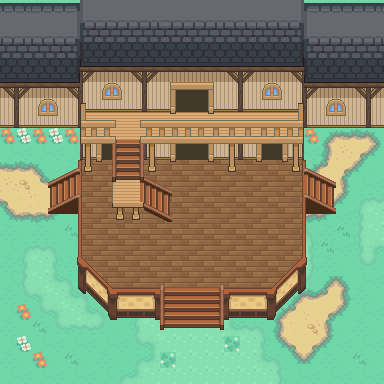

Tiled map render using the project's own tile images. Description and the map definition, with tile-layer contents summarised, below:
An orthogonal 24x24 tile map with 16x16 px tiles, 18 tile layers (backstage, ground, path, stage base, ...), 2 tilesets and 16 objects (3x up stage left enter, 2x up stage left exit, 2x stage right door, left stairs down, left stairs up, ...).

<map version="1.2" tiledversion="1.2.4" orientation="orthogonal" renderorder="left-down" width="24" height="24" tilewidth="16" tileheight="16" infinite="0" nextlayerid="29" nextobjectid="22">
 <tileset firstgid="1" name="tileset 003" tilewidth="16" tileheight="16" tilecount="2560" columns="16">
  <image source="tileset 003.png" width="256" height="2560" />
 </tileset>
 <tileset firstgid="2561" name="tileset 003" tilewidth="16" tileheight="16" tilecount="2560" columns="16">
  <image source="tileset 003.png" width="256" height="2560" />
 </tileset>
 <layer id="25" name="backstage" width="24" height="24">
  <properties>
   <property name="zIndex" type="int" value="0" />
  </properties>
  <data>[576 cells, 0 non-empty, 0 distinct tile ids]</data>
 </layer>
 <group id="18" name="base layers">
  <layer id="11" name="ground" width="24" height="24">
   <data>[576 cells, 573 non-empty, 4 distinct tile ids]</data>
  </layer>
  <layer id="2" name="path" width="24" height="24">
   <data>[576 cells, 266 non-empty, 43 distinct tile ids]</data>
  </layer>
  <layer id="3" name="stage base" width="24" height="24">
   <data>[576 cells, 74 non-empty, 44 distinct tile ids]</data>
  </layer>
  <layer id="7" name="side stairs" width="24" height="24">
   <data>[576 cells, 24 non-empty, 24 distinct tile ids]</data>
  </layer>
  <layer id="5" name="walls" width="24" height="24">
   <data>[576 cells, 114 non-empty, 9 distinct tile ids]</data>
  </layer>
  <layer id="6" name="lower doors" width="24" height="24">
   <data>[576 cells, 32 non-empty, 17 distinct tile ids]</data>
  </layer>
 </group>
 <layer id="21" name="up stage left" width="24" height="24">
  <properties>
   <property name="zIndex" type="int" value="1" />
  </properties>
  <data>[576 cells, 0 non-empty, 0 distinct tile ids]</data>
 </layer>
 <group id="22" name="landing layers">
  <layer id="15" name="landing" width="24" height="24">
   <data>[576 cells, 6 non-empty, 5 distinct tile ids]</data>
  </layer>
  <layer id="16" name="landing stairs" width="24" height="24">
   <data>[576 cells, 9 non-empty, 9 distinct tile ids]</data>
  </layer>
  <layer id="27" name="balcony stairs 1" width="24" height="24">
   <data>[576 cells, 6 non-empty, 4 distinct tile ids]</data>
  </layer>
 </group>
 <layer id="28" name="main stage" width="24" height="24">
  <properties>
   <property name="zIndex" type="int" value="2" />
  </properties>
  <data>[576 cells, 0 non-empty, 0 distinct tile ids]</data>
 </layer>
 <group id="26" name="balcony layers">
  <layer id="8" name="balcony floor" width="24" height="24">
   <data>[576 cells, 28 non-empty, 6 distinct tile ids]</data>
  </layer>
  <layer id="12" name="balcony stairs 2" width="24" height="24">
   <data>[576 cells, 2 non-empty, 2 distinct tile ids]</data>
  </layer>
  <layer id="9" name="upper doors" width="24" height="24">
   <data>[576 cells, 20 non-empty, 13 distinct tile ids]</data>
  </layer>
 </group>
 <layer id="23" name="balcony" width="24" height="24">
  <properties>
   <property name="zIndex" type="int" value="3" />
  </properties>
  <data>[576 cells, 0 non-empty, 0 distinct tile ids]</data>
 </layer>
 <group id="19" name="overlay layers">
  <layer id="10" name="balcony railing" width="24" height="24">
   <data>[576 cells, 34 non-empty, 28 distinct tile ids]</data>
  </layer>
  <layer id="17" name="roof" width="24" height="24">
   <data>[576 cells, 138 non-empty, 74 distinct tile ids]</data>
  </layer>
 </group>
 <objectgroup id="20" name="stairs">
  <object id="1" name="left stairs down" x="75" y="180" width="2" height="8">
   <properties>
    <property name="activateOnDirection" value="LEFT" />
    <property name="stageLayer" value="MAIN_STAGE" />
    <property name="yShift" type="int" value="-1" />
   </properties>
  </object>
  <object id="2" name="left stairs up" x="50" y="196" width="2" height="8">
   <properties>
    <property name="activateOnDirection" value="RIGHT" />
    <property name="stageLayer" value="MAIN_STAGE" />
    <property name="yShift" type="int" value="1" />
   </properties>
  </object>
  <object id="3" name="right stairs up" x="332" y="196" width="2" height="8">
   <properties>
    <property name="activateOnDirection" value="LEFT" />
    <property name="stageLayer" value="MAIN_STAGE" />
    <property name="yShift" type="int" value="1" />
   </properties>
  </object>
  <object id="4" name="right stairs down" x="306" y="180" width="2" height="8">
   <properties>
    <property name="activateOnDirection" value="RIGHT" />
    <property name="stageLayer" value="MAIN_STAGE" />
    <property name="yShift" type="int" value="-1" />
   </properties>
  </object>
 </objectgroup>
 <objectgroup id="24" name="stage change triggers">
  <object id="6" name="enter balcony" x="116" y="160" width="24" height="1">
   <properties>
    <property name="fromLayer" value="MAIN_STAGE" />
    <property name="toLayer" value="BALCONY" />
   </properties>
  </object>
  <object id="7" name="center door" x="180" y="160" width="24" height="2">
   <properties>
    <property name="fromLayer" value="BACKSTAGE" />
    <property name="toLayer" value="MAIN_STAGE" />
   </properties>
  </object>
  <object id="8" name="up stage left enter" x="160" y="176" width="1" height="9">
   <properties>
    <property name="fromLayer" value="MAIN_STAGE" />
    <property name="toLayer" value="UP_STAGE_LEFT" />
   </properties>
  </object>
  <object id="9" name="up stage left enter" x="102" y="180" width="1" height="8">
   <properties>
    <property name="fromLayer" value="MAIN_STAGE" />
    <property name="toLayer" value="UP_STAGE_LEFT" />
   </properties>
  </object>
  <object id="11" name="exit balcony" x="157" y="196" width="1" height="8">
   <properties>
    <property name="fromLayer" value="BALCONY" />
    <property name="toLayer" value="MAIN_STAGE" />
   </properties>
  </object>
  <object id="13" name="balcony center door" x="177" y="112" width="30" height="1">
   <properties>
    <property name="fromLayer" value="BACKSTAGE" />
    <property name="toLayer" value="BALCONY" />
   </properties>
  </object>
  <object id="15" name="up stage left enter" x="100" y="204" width="8" height="1">
   <properties>
    <property name="fromLayer" value="MAIN_STAGE" />
    <property name="toLayer" value="UP_STAGE_LEFT" />
   </properties>
  </object>
  <object id="16" name="up stage left exit" x="84" y="204" width="8" height="1">
   <properties>
    <property name="fromLayer" value="UP_STAGE_LEFT" />
    <property name="toLayer" value="MAIN_STAGE" />
   </properties>
  </object>
  <object id="17" name="up stage left exit" x="88" y="180" width="1" height="8">
   <properties>
    <property name="fromLayer" value="UP_STAGE_LEFT" />
    <property name="toLayer" value="MAIN_STAGE" />
   </properties>
  </object>
  <object id="18" name="stage left door" x="104" y="160" width="8" height="1">
   <properties>
    <property name="fromLayer" value="BACKSTAGE" />
    <property name="toLayer" value="UP_STAGE_LEFT" />
   </properties>
  </object>
  <object id="19" name="stage right door" x="264" y="160" width="8" height="1">
   <properties>
    <property name="fromLayer" value="BACKSTAGE" />
    <property name="toLayer" value="MAIN_STAGE" />
   </properties>
  </object>
  <object id="20" name="stage right door" x="272" y="160" width="8" height="1">
   <properties>
    <property name="fromLayer" value="BACKSTAGE" />
    <property name="toLayer" value="MAIN_STAGE" />
   </properties>
  </object>
 </objectgroup>
</map>